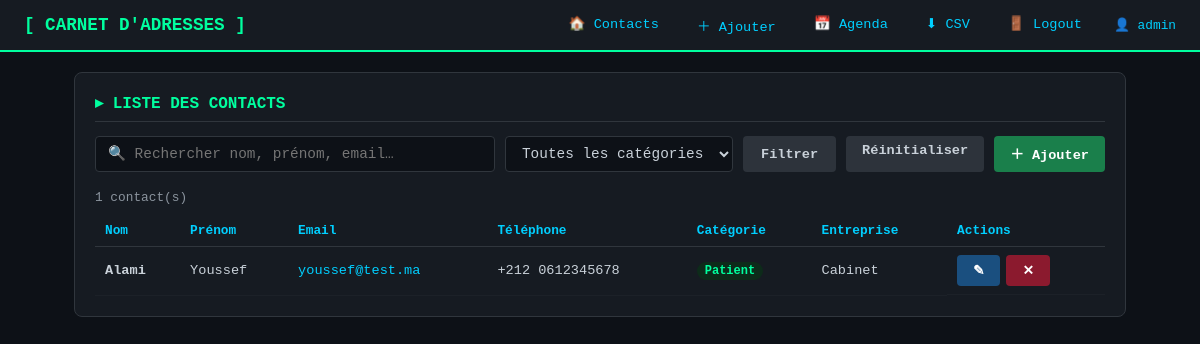
/ (signed in), run on an earlier commit of the app's database.
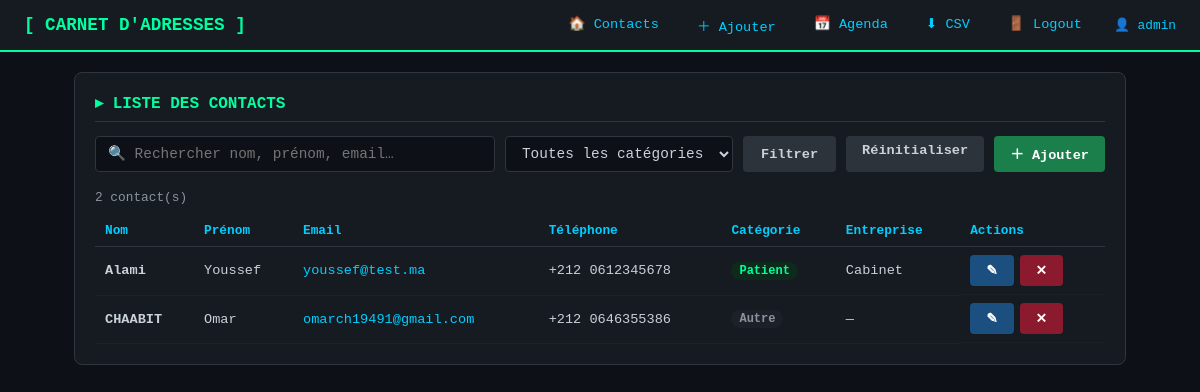
And on a later commit of the database.
### tables this page shows
CREATE TABLE contacts (
            id          INTEGER PRIMARY KEY AUTOINCREMENT,
            nom         TEXT NOT NULL,
            prenom      TEXT NOT NULL,
            email       TEXT UNIQUE NOT NULL,
            pays        TEXT NOT NULL,
            numero_local TEXT NOT NULL,
            adresse     TEXT DEFAULT '',
            fonction    TEXT DEFAULT '',
            entreprise  TEXT DEFAULT '',
            categorie   TEXT DEFAULT 'Autre'
        );

### flask_app/app.py (the view)
@app.route("/")
@login_required
def index():
    q   = request.args.get("q", "").strip()
    cat = request.args.get("cat", "").strip()
    if q:
        contacts = book.search(q)
    elif cat:
        contacts = book.filter_by_category(cat)
    else:
        contacts = book.all()
    return render_template("index.html",
                           contacts=contacts,
                           categories=CATEGORIES,
                           q=q, cat=cat,
                           admin=session.get("admin"))

### flask_app/app.py (called while the page is built)
@app.before_request
def setup():
    init_db()

def login_required(f):
    from functools import wraps
    @wraps(f)
    def decorated(*args, **kwargs):
        if not session.get("admin"):
            flash("Veuillez vous connecter.", "error")
            return redirect(url_for("login"))
        return f(*args, **kwargs)
    return decorated

### models/address_book.py (called while the page is built)
def get_connection():
    conn = sqlite3.connect(DB_PATH)
    conn.row_factory = sqlite3.Row
    return conn

    def all(self):
        conn = get_connection()
        cur = conn.cursor()
        cur.execute("SELECT * FROM contacts ORDER BY LOWER(nom)")
        rows = cur.fetchall()
        conn.close()
        return [self._row_to_contact(r) for r in rows]

    def _row_to_contact(self, row):
        if row is None:
            return None
        keys = row.keys()
        c = Contact(
            nom=row["nom"], prenom=row["prenom"],
            email=row["email"], pays=row["pays"],
            numero_local=row["numero_local"],
            adresse=row["adresse"] if "adresse" in keys else "",
            fonction=row["fonction"] if "fonction" in keys else "",
            entreprise=row["entreprise"] if "entreprise" in keys else "",
            categorie=row["categorie"] if "categorie" in keys else "Autre",
        )
        c._id = row["id"]
        return c

### models/contact.py (called while the page is built)
    def _valider_nom(self, valeur):
        valeur = valeur.strip()
        return bool(re.fullmatch(r"[A-Za-zÀ-ÿ\u0600-\u06FF\s'-]+", valeur))

    def _valider_email(self, email):
        return bool(re.match(r'^[\w\.-]+@[\w\.-]+\.\w{2,}$', email.strip()))

    def _valider_numero(self, numero):
        chiffres = re.sub(r'\s', '', numero.strip())
        return chiffres.isdigit() and len(chiffres) == 10

### flask_app/templates/index.html (shortened to what this page needs)
{% extends "base.html" %}
{% block content %}
<div class="container">
  <div class="card">
    <div class="card-title">▸ LISTE DES CONTACTS</div>
    <form method="GET" class="search-bar">
      <input type="text" name="q" value="{{ q }}" placeholder="🔍 Rechercher nom, prénom, email…">
      <select name="cat">
        <option value="">Toutes les catégories</option>
      </select>
      <button class="btn btn-muted" type="submit">Filtrer</button>
      <a href="{{ url_for('index') }}" class="btn btn-muted">Réinitialiser</a>
      <a href="{{ url_for('ajouter') }}" class="btn btn-add">＋ Ajouter</a>
    </form>
    <p class="count">{{ contacts|length }} contact(s)</p>
    {% if contacts %}
    <table>
      <thead>
        <tr>
          <th>Nom</th><th>Prénom</th><th>Email</th>
          <th>Téléphone</th><th>Catégorie</th><th>Entreprise</th><th>Actions</th>
        </tr>
      </thead>
      <tbody>
        {% for c in contacts %}
        <tr>
          <td><strong>{{ c.nom }}</strong></td>
          <td>{{ c.prenom }}</td>
          <td><a href="mailto:{{ c.email }}">{{ c.email }}</a></td>
          <td>{{ c.telephone }}</td>
          <td>
            <span class="badge badge-{{ c.categorie|lower }}">{{ c.categorie }}</span>
          </td>
          <td>{{ c.entreprise or "—" }}</td>
          <td class="actions">
            <a href="{{ url_for('modifier', nom=c.nom) }}" class="btn btn-edit">✎</a>
            <form method="POST" action="{{ url_for('supprimer', nom=c.nom) }}"
                  onsubmit="return confirm('Supprimer {{ c.nom }} ?')">
              <button type="submit" class="btn btn-del">✕</button>
            </form>
          </td>
        </tr>
        {% endfor %}
      </tbody>
    </table>
    {% else %}
      <p class="no-contacts">Aucun contact trouvé.</p>
    {% endif %}
  </div>
</div>
{% endblock %}

### flask_app/templates/base.html (shortened to what this page needs)
<!DOCTYPE html>
<html lang="fr">
<head>
</head>
<body>
<nav>
  <span class="brand">[ CARNET D'ADRESSES ]</span>
  <div class="nav-links">
    <a href="{{ url_for('index') }}">🏠 Contacts</a>
    <a href="{{ url_for('ajouter') }}">＋ Ajouter</a>
    <a href="{{ url_for('agenda') }}">📅 Agenda</a>
    <a href="{{ url_for('export') }}">⬇ CSV</a>
    <a href="{{ url_for('logout') }}">🚪 Logout</a>
  </div>
  {% if admin %}<span class="admin-badge">👤 {{ admin }}</span>{% endif %}
</nav>
{% block content %}{% endblock %}
</body>
</html>

### flask_app/templates/base.html (style rules this page uses)
:root { --bg-dark:#0d1117; --bg-card:#161b22; --bg-input:#0d1117; --neon:#00ff9f; --neon2:#00cfff; --accent:#ff4e6a; --text:#c9d1d9; --muted:#8b949e; --border:#30363d; --btn-add:#1a7f4b; --btn-del:#8b1a2e; --btn-edit:#1a4f7f; }
* { box-sizing:border-box; margin:0; padding:0; }
body { font-family: "Consolas", monospace; background:var(--bg-dark); color:var(--text); min-height:100vh; }
a { color:var(--neon2); text-decoration:none; }
nav { background:var(--bg-card); border-bottom:2px solid var(--neon); padding:10px 24px; display:flex; align-items:center; gap:20px; }
nav .brand { font-size:1.1rem; font-weight:bold; color:var(--neon); }
nav .nav-links { display:flex; gap:14px; margin-left:auto; }
nav .nav-links a { padding:5px 12px; border-radius:4px; font-size:.85rem; }
nav .admin-badge { color:var(--neon2); font-size:.8rem; }
.container { max-width:1100px; margin:0 auto; padding:20px 24px; }
.btn { display:inline-block; padding:7px 16px; border:none; border-radius:4px; cursor:pointer; font-family:inherit; font-size:.85rem; font-weight:bold; transition:.15s; }
.btn-add { background:var(--btn-add); color:#fff; }
.btn-del { background:var(--btn-del); color:#fff; }
.btn-edit { background:var(--btn-edit); color:#fff; }
.btn-muted { background:#2d333b; color:var(--text); }
.card { background:var(--bg-card); border:1px solid var(--border); border-radius:8px; padding:20px; margin-bottom:16px; }
.card-title { color:var(--neon); font-size:1rem; font-weight:bold; margin-bottom:14px; border-bottom:1px solid var(--border); padding-bottom:8px; }
table { width:100%; border-collapse:collapse; }
th { color:var(--neon2); font-size:.8rem; padding:8px 10px; text-align:left; border-bottom:1px solid var(--border); }
td { padding:8px 10px; font-size:.85rem; border-bottom:1px solid #1c2128; vertical-align:middle; }
.badge { display:inline-block; padding:2px 8px; border-radius:10px; font-size:.75rem; font-weight:bold; }
.badge-patient { background:#0d2b1a; color:#00ff9f; }
.badge-autre { background:#1c2128; color:#8b949e; }

### flask_app/templates/index.html (style rules this page uses)
.search-bar { display:flex; gap:10px; margin-bottom:18px; flex-wrap:wrap; }
.search-bar input { flex:1; min-width:200px; background:var(--bg-input); color:var(--text); border:1px solid var(--border); border-radius:4px; padding:8px 12px; font-family:inherit; font-size:.9rem; outline:none; }
.search-bar select { background:var(--bg-input); color:var(--text); border:1px solid var(--border); border-radius:4px; padding:8px 12px; font-family:inherit; font-size:.9rem; cursor:pointer; }
.search-bar button { padding:8px 18px; }
.actions { display:flex; gap:6px; }
.count { color:var(--muted); font-size:.8rem; margin-bottom:10px; }

What changed in the data, as far as the page shows it:
added contacts: nom "CHAABIT", prenom "Omar", email "omarch19491@gmail.com", telephone "+212 0646355386", categorie "Autre", entreprise "—"
Also different on the page:
{{ contacts|length }}: "1" → "2"
